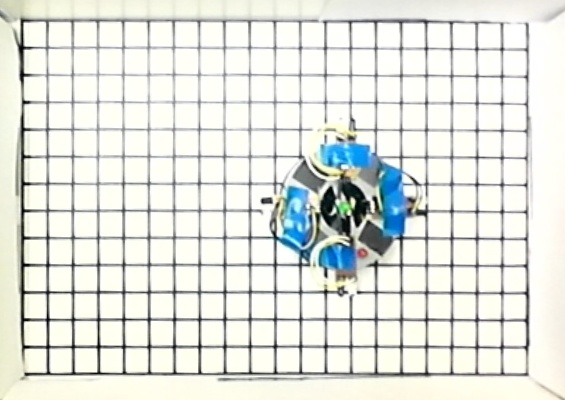
#> input picture master-script/content/frame.jpg, 565 x 400 px, given in place of the camera
$ jupyter execute --allow-errors master-script.ipynb   (shell and % lines are left out)   (older library calls are emulated)   (text cells are left out)
#> lines starting #> are read from the running program, lines starting #| are printed output that depends on the picture
#> (reads camera-calibration/intrinsics.npy from the repository)
### master-script/functions.py
import cv2
import numpy as np
import math
import matplotlib.pyplot as plt
import shapely
from shapely.geometry import LineString, Point, Polygon
import time
from scipy import spatial
import os


## GENERAL FUNCTIONS :

def nb_show(title, img):
    plt.imshow(img, cmap="gray"), plt.title(title)
    # plt.xticks([]),plt.yticks([])
    plt.show()

# [13 lines left out: function nb_show_n, not called in this run]

def take_pic(cam_object, niter) :
#> called with niter = 5
   avg = []
   for i in range(niter):
      time.sleep(0.1)
      if cam_object.isOpened():
         ret, a = cam_object.read()

         avg.append(a)
         if ret:
            pass
         else:
            print("frame not captured")
      else:
         print("cannot open camera")

      if i == 0:
         dst = avg[i]
      else:
         alpha = 1.0/(i + 1)
         beta = 1.0 - alpha
         dst = cv2.addWeighted(avg[i], alpha, dst, beta, 0.0)
#> this loop made 5 passes
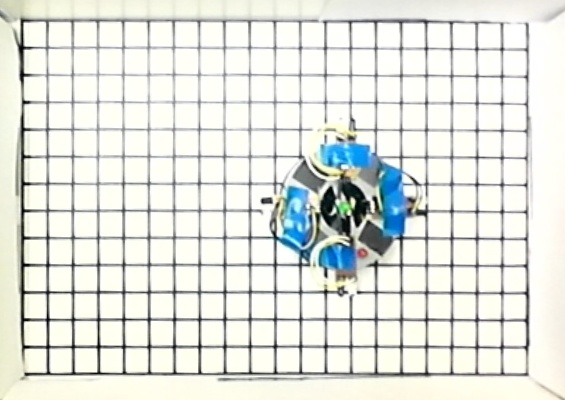
#> input picture master-script/content/frame.jpg, 565 x 400 px, given in place of the camera
#> after the loop, avg = 5 items
   avg_pic = dst
#> avg_pic is the input picture: shape (400, 565, 3); mean B, G, R 220.9, 227.1, 224.5
   return avg_pic

def take_pic_undist(cam_object, niter, matrix,distortion,newcameramtx):
  src = take_pic(cam_object, niter)
  dst = cv2.undistort(src, matrix,distortion, None, newcameramtx)
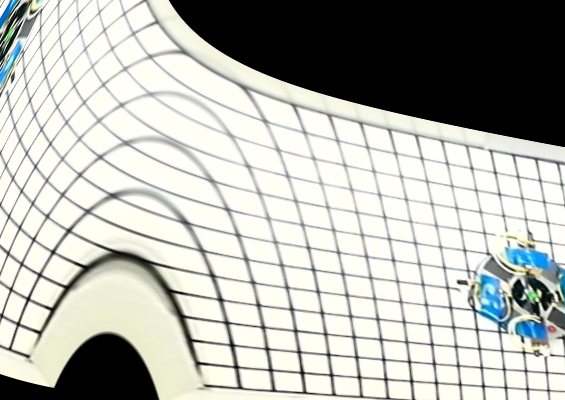
#> dst: shape (400, 565, 3); mean B, G, R 175.9, 181.9, 180.1
  # crop the image
  # x,y,w,h = roi
  # dst = dst[y:y+h, x:x+w]
  return dst

## BACKGROUND PROCESSING FUNCTIONS :

# [20 lines left out: functions get_bounding_box, crop, not called in this run]

def processing_background(img_in):
    blur = cv2.GaussianBlur(img_in,(3,3),0)
    # 3x3 array for edge detection
    sobel_y = np.array([[ -1, -2, -1],
                    [ 0, 0, 0],
                    [ 1, 2, 1]])

    ## TODO: Create and apply a Sobel x operator
    sobel_x = np.array([[ -1, 0, 1],
                    [ -2, 0, 2],
                    [ -1, 0, 1]])

    edge_detection = np.array([[ 0.0, -1, 0],
                            [ -1, 4, -1],
                            [ 0, -1, 0]])

    kernel3 = np.array([[0, -1,  0],
                    [-1,  5, -1],
                        [0, -1,  0]])
    # Filter the image using filter2D, which has inputs: (grayscale image, bit-depth, kernel)  https://alyxion.github.io/Udacity_IntroToSelfDrivingCarsNd/8_1_Intro_Mini_Projects/41_Finding%20Edges%20and%20Custom%20Kernels.html
    sobely = cv2.filter2D(blur, -1, sobel_y)
    # Filter the image using filter2D, which has inputs: (grayscale image, bit-depth, kernel)
    sobelx = cv2.filter2D(blur, -1, sobel_x)
    sobelxy = cv2.bitwise_not(cv2.addWeighted(sobely, 0.5, sobelx, 0.5, 0))
    # Otsu's thresholding after Gaussian filtering
    blurred = cv2.GaussianBlur(sobelxy,(3,3),0)
    ret3,img_out = cv2.threshold(blurred,0,255,cv2.THRESH_BINARY+cv2.THRESH_OTSU)

    return img_out

## LINE + GRID FINDING FUNCTIONS :

class HoughBundler:
    def __init__(self,min_distance=5,min_angle=2):
        self.min_distance = min_distance
        self.min_angle = min_angle

    def get_orientation(self, line):
        orientation = math.atan2(abs((line[3] - line[1])), abs((line[2] - line[0])))
        return math.degrees(orientation)

    # [81 lines left out: functions check_is_line_different, distance_point_to_line, get_distance, merge_lines_into_groups, merge_line_segments, not called in this run]

    def process_lines(self, lines):
        lines_horizontal  = []
        lines_vertical  = []

        for line_i in [l[0] for l in lines]:
            orientation = self.get_orientation(line_i)
            # if vertical
            if 45 < orientation <= 90:
                lines_vertical.append(line_i)
            else:
                lines_horizontal.append(line_i)

        lines_vertical  = sorted(lines_vertical , key=lambda line: line[1])
        lines_horizontal  = sorted(lines_horizontal , key=lambda line: line[0])
        merged_lines_all = []

        # for each cluster in vertical and horizantal lines leave only one line
        for i in [lines_horizontal, lines_vertical]:
            if len(i) > 0:
                groups = self.merge_lines_into_groups(i)
                merged_lines = []
                for group in groups:
                    merged_lines.append(self.merge_line_segments(group))
                merged_lines_all.extend(merged_lines)

        return np.asarray(merged_lines_all)


    # [125 lines left out: functions denoise, preprocessing, linesSort, get_equation, intersection, closest_node and 5 more, not called in this run]

## CLASSES FOR STORING DATAS (POSITION OF ROBOT, GRID, SENSORS ORIENTATIONS ... ) :

class Grid:
  # [25 lines left out: functions __init__, find_closest_node, find_closest_node_2, not called in this run]

  def calculate_boundaries(self):
    return LineString([Point((0,0)), Point(self.x_max, 0), Point(self.x_max, self.y_max), Point(0, self.y_max), Point(0, 0)])

class Sensor:
  # [5 lines left out: function __init__, not called in this run]

  # def setMeasure(self,meas):
  #   self.measure = meas

  def setRay(self,ray):
    self.ray = ray

class Robot:
  # [22 lines left out: functions __init__, calculate_distances, not called in this run]

import pandas as pd

# Code from :
# https://stackoverflow.com/questions/10948589
# and https://stackoverflow.com/questions/30331944

# [164 lines left out: functions red_blob_extract, green_blob_extract, extract_points, angle_leds, rays_calculations, add_data_to_csv and 2 more, not called in this run]

### master-script/master-script.ipynb
[cell 1]
import cv2
import numpy as np
import math
import matplotlib.pyplot as plt
import shapely
from shapely.geometry import LineString, Point, Polygon
import time
from scipy import spatial
import os

from functions import * # in functions.py file

# http://mathster.com/graphpaper/graphpaperjs/.

[cell 2]
cam = cv2.VideoCapture(0)
cam.set(cv2.CAP_PROP_BUFFERSIZE, 0)
cam.set(cv2.CAP_PROP_FORMAT, cv2.CV_32F)
WIDTH = 1920
HEIGHT = 1080
cam.set(cv2.CAP_PROP_FRAME_WIDTH, WIDTH)
cam.set(cv2.CAP_PROP_FRAME_HEIGHT, HEIGHT)
[matrix,distortion,newcameramtx] = np.load("../camera-calibration/intrinsics.npy",allow_pickle=True)

[cell 3]
avgiter=5
# take_pic(cam,avgiter)
background_raw = take_pic_undist(cam,avgiter,matrix,distortion,newcameramtx)
# nb_show("raw background",cv2.cvtColor(background_raw, cv2.COLOR_RGB2BGR))
cv2.imwrite('./content/background.jpg',background_raw)
nb_show("background_raw",background_raw)

[cell 4]
src = np.float32([(833,337),(840,639),(1264,633),(1264,334)]) # top right, bottom right, bottom left, top left
h = 400
w = 400 * math.sqrt(2)
dst = np.float32([[0,0],[0,h],[w,h],[w,0]])
M = cv2.getPerspectiveTransform(src, dst)


paper_sheet = np.zeros((int(w),int(h)), dtype=np.uint8)
background = cv2.warpPerspective(background_raw, M, paper_sheet.shape)
#> background: shape (400, 565, 3); every value is 0
background = cv2.cvtColor(background, cv2.COLOR_BGR2GRAY)
#> background: shape (400, 565); every value is 0

nb_show("perspective correction + crop",background)

[cell 5]

edges = processing_background(background)
#> in processing_background, `sobelxy = cv2.bitwise_not(cv2.addWeighted(sobely, 0.5, sobelx, 0.5, 0))`: sobelxy: shape (400, 565); every value is 255
#> in processing_background, `ret3,img_out = cv2.threshold(blurred,0,255,cv2.THRESH_BINARY+cv2.THRES..`: ret3 = 0

# Create HoughBundler instance to process lines given by cv2.HoughLinesP()
bundler = HoughBundler(min_distance=5,min_angle=5)
#background_processed = bundler.preprocessing(background)
lines_bulk = cv2.HoughLinesP(cv2.bitwise_not(edges),rho = 1,theta = 1*np.pi/180,threshold = 140,minLineLength = 100,maxLineGap = 50)
#> lines_bulk = None
#> (the rest of this cell did not finish here and is left out)

[cell 6]
import cv2
import numpy as np
import math
import matplotlib.pyplot as plt
import shapely
from shapely.geometry import LineString, Point, Polygon
import time
from scipy import spatial
import os


## GENERAL FUNCTIONS :

# [18 lines left out: functions nb_show, nb_show_n, not called in this run]

def take_pic(cam_object, niter) :
   avg = []
   for i in range(niter):
      time.sleep(0.1)
      if cam_object.isOpened():
         ret, a = cam_object.read()

         avg.append(a)
         if ret:
            pass
         else:
            print("frame not captured")
      else:
         print("cannot open camera")

      if i == 0:
         dst = avg[i]
      else:
         alpha = 1.0/(i + 1)
         beta = 1.0 - alpha
         dst = cv2.addWeighted(avg[i], alpha, dst, beta, 0.0)
   avg_pic = dst
   return avg_pic

def take_pic_undist(cam_object, niter, matrix,distortion,newcameramtx):
  src = take_pic(cam_object, niter)
  dst = cv2.undistort(src, matrix,distortion, None, newcameramtx)
  # crop the image
  # x,y,w,h = roi
  # dst = dst[y:y+h, x:x+w]
  return dst

## BACKGROUND PROCESSING FUNCTIONS :

# [50 lines left out: functions get_bounding_box, crop, processing_background, not called in this run]

## LINE + GRID FINDING FUNCTIONS :

class HoughBundler:
    def __init__(self,min_distance=5,min_angle=2):
        self.min_distance = min_distance
        self.min_angle = min_angle

    def get_orientation(self, line):
        orientation = math.atan2(abs((line[3] - line[1])), abs((line[2] - line[0])))
        return math.degrees(orientation)

    # [235 lines left out: functions check_is_line_different, distance_point_to_line, get_distance, merge_lines_into_groups, merge_line_segments, process_lines and 11 more, not called in this run]

## CLASSES FOR STORING DATAS (POSITION OF ROBOT, GRID, SENSORS ORIENTATIONS ... ) :

class Grid:
  # [25 lines left out: functions __init__, find_closest_node, find_closest_node_2, not called in this run]

  def calculate_boundaries(self):
    return LineString([Point((0,0)), Point(self.x_max, 0), Point(self.x_max, self.y_max), Point(0, self.y_max), Point(0, 0)])

class Sensor:
  # [5 lines left out: function __init__, not called in this run]

  # def setMeasure(self,meas):
  #   self.measure = meas

  def setRay(self,ray):
    self.ray = ray

class Robot:
  # [22 lines left out: functions __init__, calculate_distances, not called in this run]

import pandas as pd

# Code from :
# https://stackoverflow.com/questions/10948589
# and https://stackoverflow.com/questions/30331944

# [167 lines left out: functions red_blob_extract, green_blob_extract, extract_points, angle_leds, rays_calculations, add_data_to_csv and 2 more, not called in this run]
